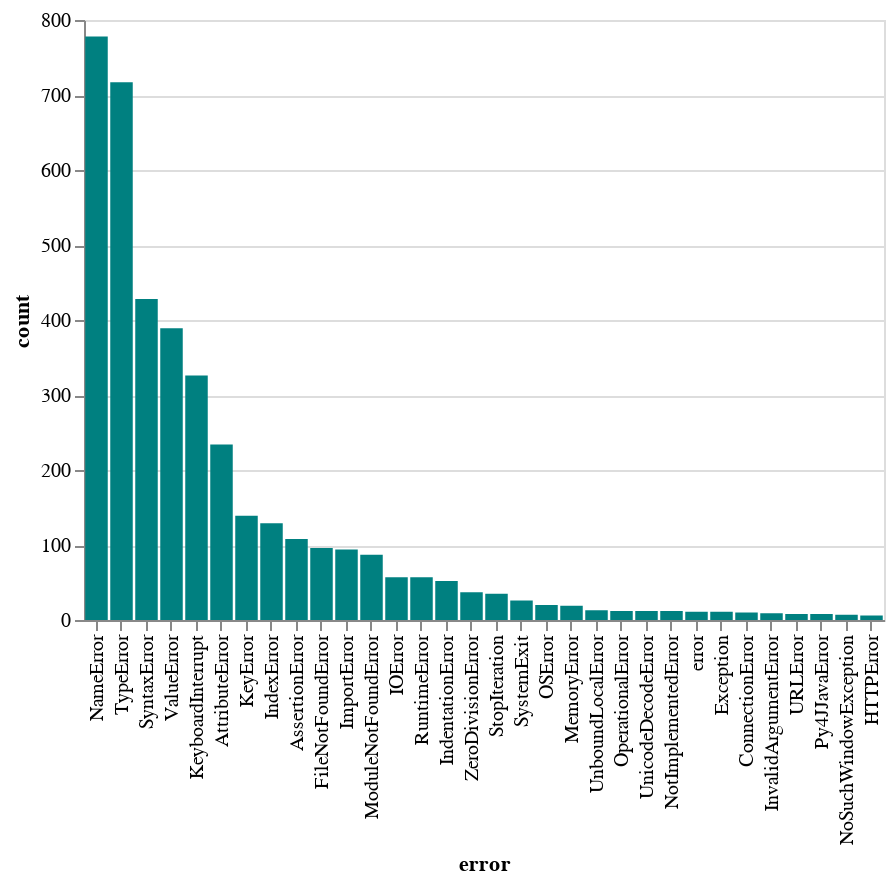

Here is the notebook cell this chart was saved with:
### Code cell
alt.Chart(error_counts[error_counts['count'] > 5]).mark_bar(color = 'teal').encode(
    alt.X('error', sort = alt.EncodingSortField(field="count", op="sum",order="descending")),
    alt.Y('count')
)

### Figure 1 — Vega-Lite specification as saved in the notebook (floating-point values rounded to 4 significant figures)
{"$schema": "https://vega.github.io/schema/vega-lite/v3.3.0.json", "config": {"mark": {"tooltip": null}, "view": {"height": 300, "width": 400}}, "data": {"name": "data-2b4be7a738e692d5ac4dec9fba4f68f2"}, "datasets": {"data-2b4be7a738e692d5ac4dec9fba4f68f2": [{"count": 778, "error": "NameError"}, {"count": 717, "error": "TypeError"}, {"count": 428, "error": "SyntaxError"}, {"count": 389, "error": "ValueError"}, {"count": 326, "error": "KeyboardInterrupt"}, {"count": 234, "error": "AttributeError"}, {"count": 139, "error": "KeyError"}, {"count": 129, "error": "IndexError"}, {"count": 108, "error": "AssertionError"}, {"count": 96, "error": "FileNotFoundError"}, {"count": 94, "error": "ImportError"}, {"count": 87, "error": "ModuleNotFoundError"}, {"count": 57, "error": "IOError"}, {"count": 57, "error": "RuntimeError"}, {"count": 52, "error": "IndentationError"}, {"count": 37, "error": "ZeroDivisionError"}, {"count": 35, "error": "StopIteration"}, {"count": 26, "error": "SystemExit"}, {"count": 20, "error": "OSError"}, {"count": 19, "error": "MemoryError"}, {"count": 13, "error": "UnboundLocalError"}, {"count": 12, "error": "OperationalError"}, {"count": 12, "error": "UnicodeDecodeError"}, {"count": 12, "error": "NotImplementedError"}, {"count": 11, "error": "error"}, {"count": 11, "error": "Exception"}, {"count": 10, "error": "ConnectionError"}, {"count": 9, "error": "InvalidArgumentError"}, {"count": 8, "error": "URLError"}, {"count": 8, "error": "Py4JJavaError"}, {"count": 7, "error": "NoSuchWindowException"}, {"count": 6, "error": "HTTPError"}]}, "encoding": {"x": {"field": "error", "sort": {"field": "count", "op": "sum", "order": "descending"}, "type": "nominal"}, "y": {"field": "count", "type": "quantitative"}}, "mark": {"color": "teal", "type": "bar"}}
